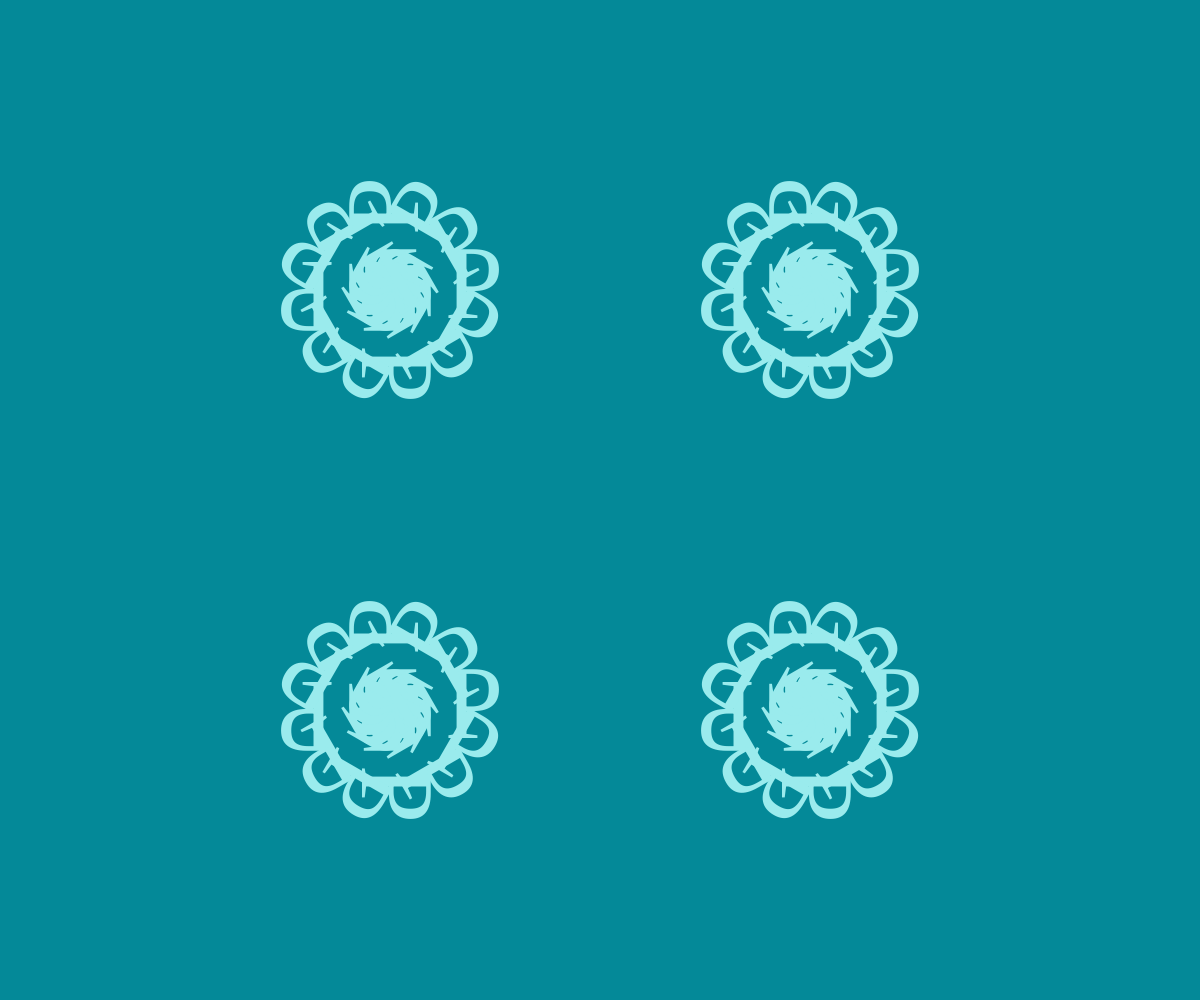
Frame 1 (no input)
Frame 60 (no input): identical to frame 1, image omitted
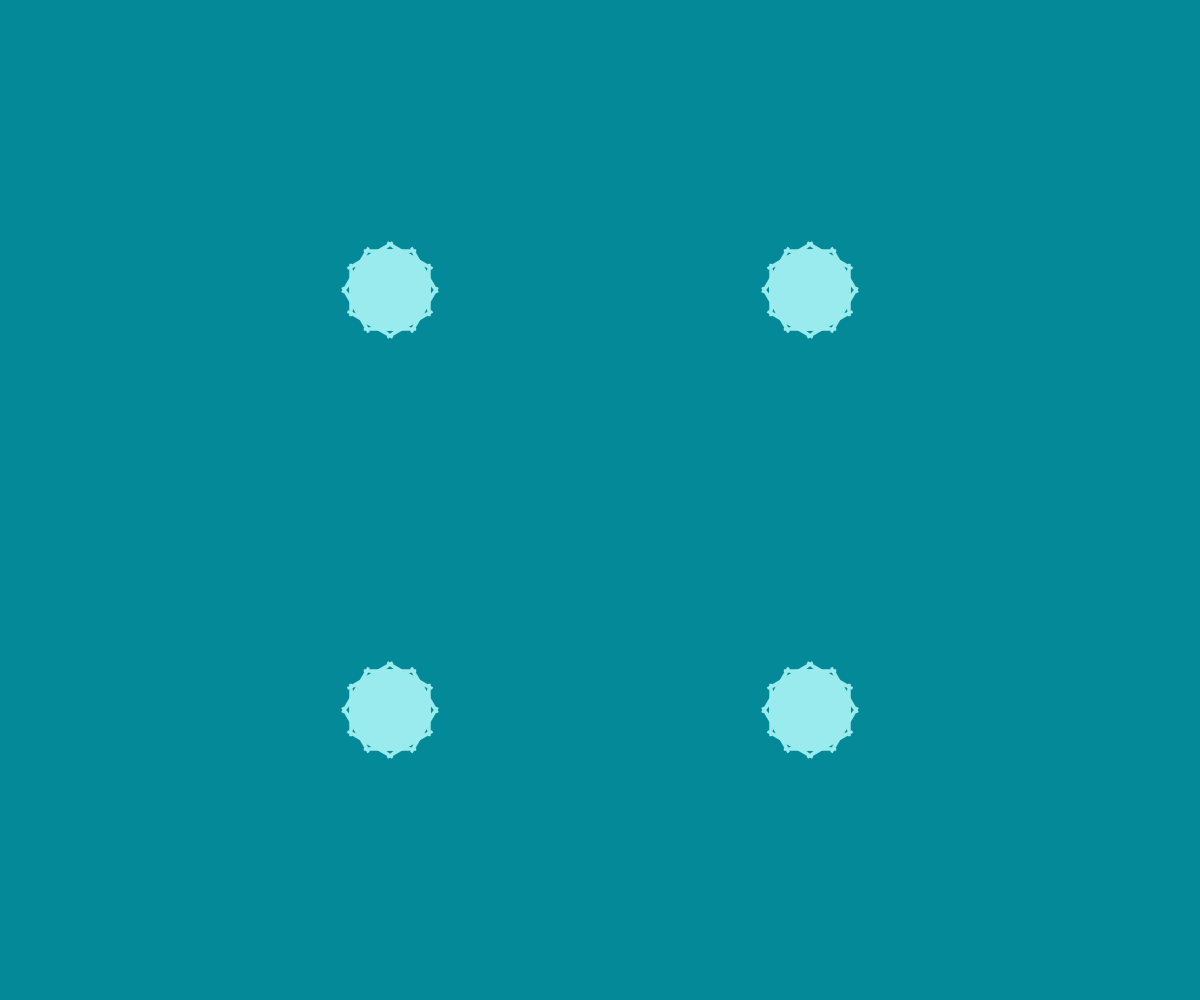
Frame 120 (the mouse pressed at the canvas centre since frame 60)

The p5.js sketch that drew these frames (run headless with seeded random() and noise() and a simulated clock; from frame 60 on, the mouse is pressed at the canvas centre):

// p5.js sketch
// ── sketch.js
let slotSize = 420;
let marginX
let marginY
let step = 6
let c = 'P'
let colorsfront = ["#fa86be",  "#9aebed", "#f6f5f5", "#3bb4c1"]
let colorsback = ["#a275e3", "#115173", "#048998", "#38598b"]

let c1
let c2

let fonts = ["Pacifico", "Shadows Into Light", "Source Code Pro", "Amatic SC", "Tangerine"]


function setup() {

    createCanvas(windowWidth, windowHeight);

    pixelDensity(1)
    textSize(slotSize)
    textAlign(CENTER, CENTER)

    c1 = "#048998"
    c2 = "#9aebed"

    marginX = windowWidth - int((windowWidth / slotSize)) * slotSize;
    marginY = windowHeight - int((windowHeight / slotSize)) * slotSize;

    textFont('Tangerine')

}


function draw() {

    background(c1)

    for (var x = marginX / 2 + slotSize / 2; x < width - marginX / 2; x += slotSize) {
        for (var y = marginY / 2 + slotSize / 2; y < height - marginY / 2; y += slotSize) {
            push()
            textSize(slotSize / 4)
            textAlign(CENTER, CENTER)
            fill(c2)

            scale(1, 1)
            translate(x, y)

            for (let i = 0; i < TWO_PI; i += PI / step) {
                push()
                rotate(i)
                push()
                translate(map(mouseX, 0, width, slotSize / 5, -slotSize / 5), 0)
                rotate(map(mouseY, 0, height, 0, TWO_PI))
                text(c, 0, 0)
                translate(map(mouseX, 0, width, -slotSize / 5, slotSize / 5), 0)
                scale(-1, 1)
                text(c, 0, 0)
                pop()
                pop()
            }


            pop()
        }




    }


}

function keyTyped() {

    c = key
}

function mouseReleased() {
    slotSize = int(random(3, 9)) * 30
    step = int(random(1, 9))
    c1 = colorsback[int(random(colorsback.length))]
    c2 = colorsfront[int(random(colorsfront.length))]
    let f = fonts[int(random(fonts.length))]
    textFont(f)

    marginX = windowWidth - int((windowWidth / slotSize)) * slotSize;
    marginY = windowHeight - int((windowHeight / slotSize)) * slotSize;

    console.log(slotSize, step, c1,c2, f)

}

function windowResized() {
    resizeCanvas(windowWidth, windowHeight);
    marginX = windowWidth - int((windowWidth / slotSize)) * slotSize;
    marginY = windowHeight - int((windowHeight / slotSize)) * slotSize;
}
